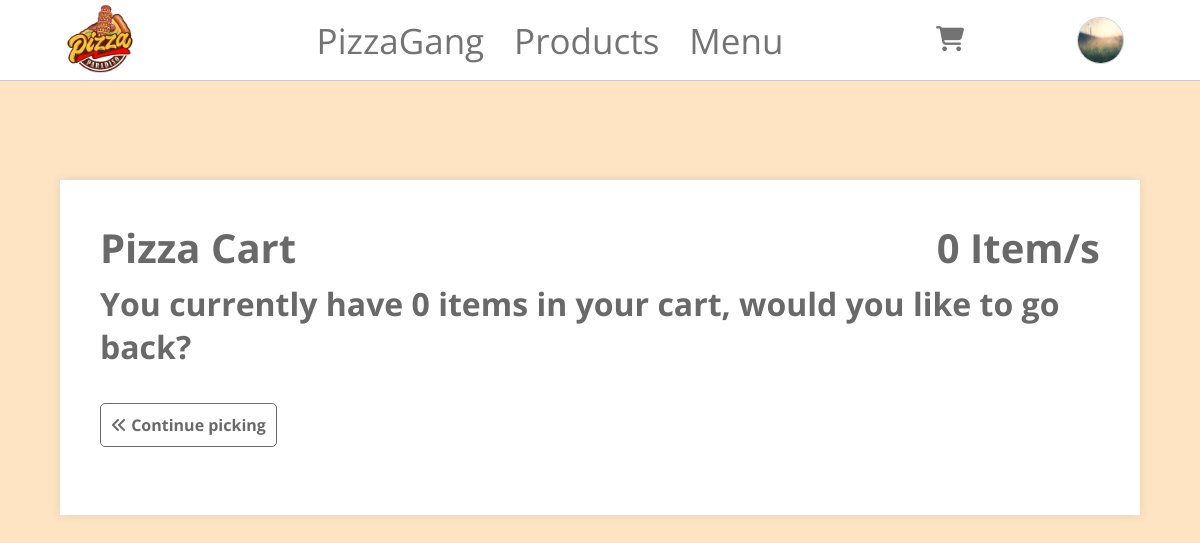
Page /cart/show/ (signed in) on the earlier database version.
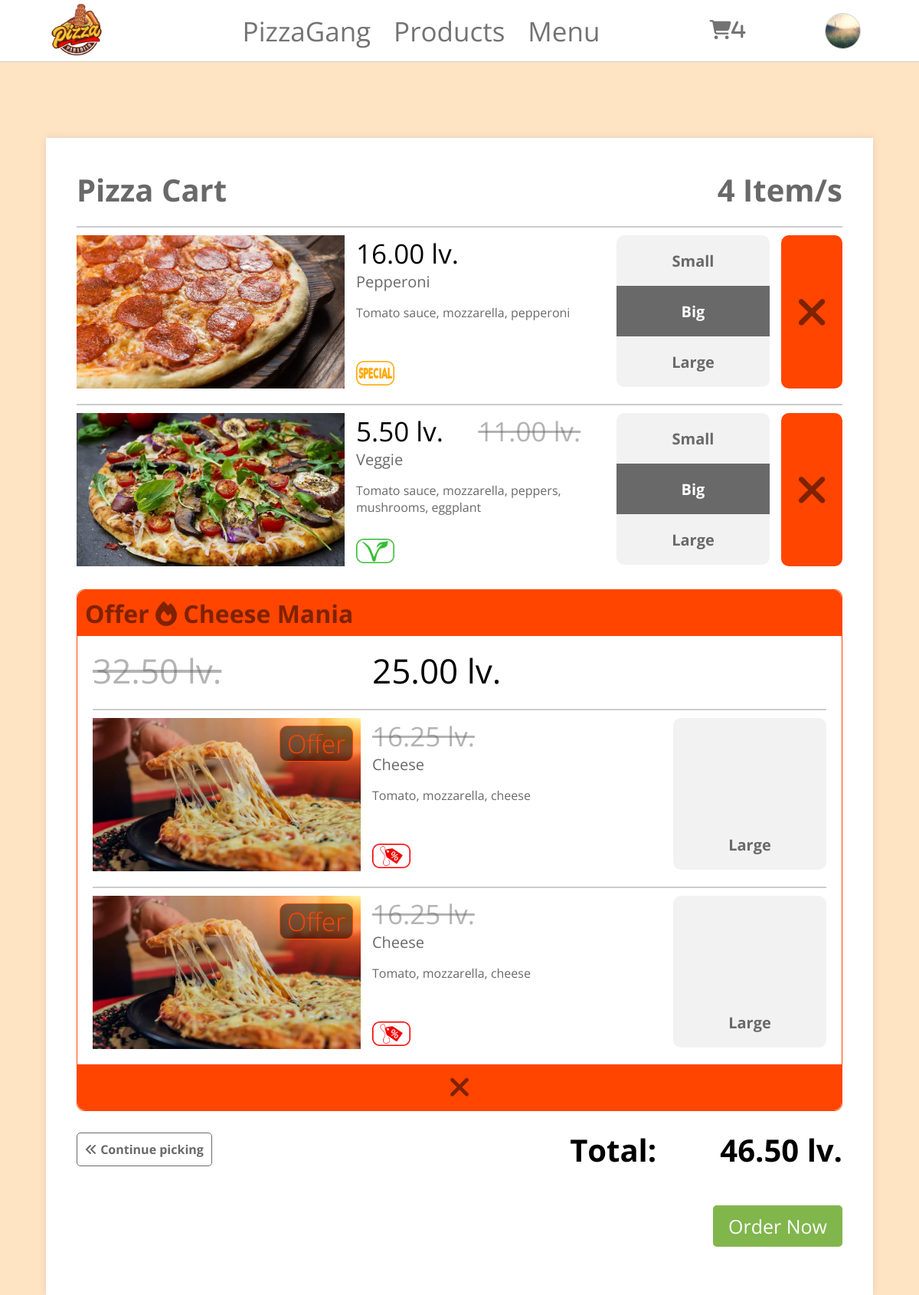
Same page on the later database version.
### PizzaGang/main/models.py (models this page shows, shortened)
class Profile(models.Model):
    user = models.OneToOneField(User, on_delete=models.CASCADE)
    avatar = models.ImageField(upload_to='static/images/avatars/', null=True, blank=True)
    address = models.TextField(null=True, blank=True)
    phone_number = PhoneNumberField(null=True, blank=True)

class CartItem(models.Model):
    pizza = models.ForeignKey(Pizza, on_delete=models.CASCADE)
    quantity = models.IntegerField(default=1)
    cart = models.ForeignKey(Cart, on_delete=models.CASCADE, blank=True, null=True)
    offer = models.ForeignKey('Offer', on_delete=models.CASCADE, blank=True, null=True)
    final_price = models.FloatField(validators=[validate_positive], default=0.00)
    is_small = models.BooleanField(default=False)
    is_big = models.BooleanField(default=True)
    is_large = models.BooleanField(default=False)
    is_half_price = models.BooleanField(default=False)
    created_at = models.DateTimeField(auto_now_add=True)

class Pizza(models.Model):
    name = models.CharField(max_length=30)
    ingredients = models.TextField()
    image = models.ImageField(upload_to='static/images/pizza/')
    price = models.FloatField(validators=[validate_positive])
    is_special = models.BooleanField(blank=True, null=True)
    is_offer = models.BooleanField(blank=True, null=True)
    is_vege = models.BooleanField(blank=True, null=True)
    discount = models.IntegerField(blank=True, null=True)
    duplication_count = models.IntegerField(default=1)

class OfferItem(models.Model):
    cart = models.ForeignKey(Cart, on_delete=models.CASCADE)
    offer = models.ForeignKey(Offer, on_delete=models.CASCADE)

class Offer(models.Model):
    name = models.CharField(max_length=80, blank=True, null=True)
    image = models.ImageField(upload_to='static/images/offers/', blank=True, null=True)
    total_price = models.FloatField(validators=[validate_positive], default=0.00)
    final_price = models.FloatField(validators=[validate_positive], default=0.00)
    is_active = models.BooleanField(default=False)
    in_progress = models.BooleanField(default=True)

class Cart(models.Model):
    user = models.ForeignKey(User, on_delete=models.CASCADE)
    total_price = models.FloatField(validators=[validate_positive], default=0.00)

### PizzaGang/main/views.py (the view, shortened to what this page needs)
# urls.py: path('show/', ShowCartView, name='show_cart'),
@login_required(login_url=reverse_lazy('sign_in'))
def ShowCartView(request):
    user = request.user
    cart = get_object_or_404(Cart, user=user)
    cart_items = CartItem.objects.filter(cart=cart).order_by('created_at')
    offer_items = OfferItem.objects.filter(cart=cart)
    if cart_items.count() >= 2:
        cart_item = cart_items.order_by('pizza__price')[0]
        if not cart_item.is_half_price:
            cart_item.final_price = cart_item.final_price / 2
            cart_item.is_half_price = True
            cart_item.save()
    cart_total_price = 0
    for item in cart_items:
        cart_total_price += item.final_price
    for item in offer_items:
        cart_total_price += item.offer.final_price
    cart.total_price = cart_total_price
    cart.save()
    context = {
        'cart_items': cart_items,
        'cart_total_price': cart.total_price,
        'offer_items': offer_items
    }
    return render(request, 'cart/show_cart.html', context)

### PizzaGang/main/context_processors.py (called while the page is built)
def get_cart_items_count(request):
    cart_items_count = 0
    if request.user.is_authenticated:
        user = request.user
        cart = Cart.objects.get(user=user)
        pizza_items_count = CartItem.objects.filter(cart=cart).count()
        offer_items_count = 0
        offer_items = OfferItem.objects.filter(cart=cart)
        for offer_item in offer_items:
            offer_items_count += CartItem.objects.filter(offer=offer_item.offer).count()
        cart_items_count = pizza_items_count + offer_items_count
    return {'cart_items_count': cart_items_count, 'current_user': request.user}

### PizzaGang/main/templatetags/custom_filters.py (called while the page is built)
@register.filter
def multiply(value, arg):
    return value * arg

### templates/cart/show_cart.html (shortened to what this page needs)
{% extends 'base/base.html' %}
{% load static %}
{% load custom_filters %}
{% block head %}
    <link rel="stylesheet" href="{% static 'css/show_cart.css' %}">
{% endblock %}
{% block content %}
<div class="cart-main-container">
    <div class="header-cart">
        <h1>Pizza Cart</h1>
        <h1 class="items">{{ cart_items_count }} Item/s</h1>
    </div>
    {% for cart_item in cart_items %}
    <hr>
    <div class="cart-container">
        <div class="pizza-img">
            <img src="{{ cart_item.pizza.image.url }}" alt="pizza-img">
        </div>
        <div class="pizza-info">
            <div class="basic-info">
                <p class="price">
                    {{ cart_item.final_price|floatformat:2 }} lv.
                    {% if cart_item.is_half_price %}
                        &nbsp;&nbsp;&nbsp;&nbsp;<s>{{ cart_item.final_price|multiply:2|floatformat:2 }} lv.</s>
                    {% endif %}
                </p>
                <p class="name">{{ cart_item.pizza.name }}</p>
                <p class="ingres">{{ cart_item.pizza.ingredients }}</p>
            </div>
            <div class="show-cart-filters">
                {% if cart_item.pizza.is_vege %}
                    <img src="{% static 'images/icons/vege.png' %}" alt="pizza-vege-img">
                {% endif %}
                {% if cart_item.pizza.is_special %}
                    <img src="{% static 'images/icons/special.png' %}" alt="pizza-special-img">
                {% endif %}
            </div>
        </div>
        <div class="choose-size">
            <form action="{% url 'select_item_size' cart_item.pk %}" method="post">
                {% if cart_item.is_small %}
                    <button class="small" style="background-color: dimgray; color: white" type="submit" name="small_button">Small</button>
                {% else %}
                    <button class="small" type="submit" name="small_button">Small</button>
                {% endif %}
                {% if cart_item.is_big %}
                    <button style="background-color: dimgray; color: white" type="submit" name="big_button">Big</button>
                {% else %}
                    <button type="submit" name="big_button">Big</button>
                {% endif %}
                {% if cart_item.is_large %}
                    <button class="large" style="background-color: dimgray; color: white" type="submit" name="large_button">Large</button>
                {% else %}
                    <button class="large" type="submit" name="large_button">Large</button>
                {% endif %}
            </form>
        </div>
        <div class="delete-item">
            <form action="{% url 'delete_from_cart' cart_item.pk %}" method="post">
                <button type="submit"><i class="fa-solid fa-xmark"></i></button>
            </form>
        </div>
    </div>
    {% endfor %}
    {% for offer_item in offer_items %}
        <div class="offer-item-container">
            <div class="offer-name-container">
                <h1>Offer <i class="fa-solid fa-fire"></i> {{ offer_item.offer.name|truncatechars:55 }}</h1>
            </div>
            <div class="offer-price-container">
                <p><s>{{ offer_item.offer.total_price|floatformat:2 }} lv.</s></p>
                <p>{{ offer_item.offer.final_price|floatformat:2 }} lv.</p>
            </div>
            {% for cart_item in offer_item.offer.cartitem_set.all %}
                <hr>
                <div class="cart-container" id="no-delete">
                    <div class="pizza-img">
                        <img src="{{ cart_item.pizza.image.url }}" alt="pizza-img">
                        <div class="duplication-container" id="no-dup-offer-container">
                            <p class="offer">Offer</p>
                        </div>
                    </div>
                    <div class="pizza-info">
                        <div class="basic-info">
                            <p class="price">
                                <s>{{ cart_item.final_price|floatformat:2 }} lv.</s>
                            </p>
                            <p class="name">{{ cart_item.pizza.name }}</p>
                            <p class="ingres">{{ cart_item.pizza.ingredients }}</p>
                        </div>
                        <div class="show-cart-filters">
                            {% if cart_item.pizza.is_offer %}
                                <img src="{% static 'images/icons/discount.png' %}" alt="pizza-offer-img">
                            {% endif %}
                        </div>
                    </div>
                    <div class="choose-size">
                        {% if cart_item.is_large %}
                            <button class="small" id="not"></button>
                            <button class="big" id="not"></button>
                            <button class="large" id="not">Large</button>
                        {% endif %}
                    </div>
                </div>
            {% endfor %}
            <div class="offer-item-delete-container">
                <a href="{% url 'delete_offer_item' offer_item.pk %}"><i class="fa-solid fa-xmark"></i></a>
            </div>
        </div>
    {% endfor %}
    {% if cart_items_count == 0 %}
        <div class="show-cart-no-items">
            <h1>You currently have 0 items in your cart, would you like to go back?</h1>
        </div>
    {% endif %}
    <div class="continue-picking-container">
        <a href="{% url 'menu' %}" class="continue-picking"><i class="fa-solid fa-angles-left"></i>&nbsp;Continue picking</a>
        {% if cart_total_price > 0 %}
            <p>Total:&nbsp;&nbsp;&nbsp;&nbsp;&nbsp;&nbsp;&nbsp;&nbsp;{{ cart_total_price|floatformat:2 }} lv.</p>
        {% endif %}
    </div>
    {% if cart_total_price > 0 %}
        <div class="order-container">
            <div>
                <a href="{% url 'create_order' %}">Order Now</a>
            </div>
        </div>
    {% endif %}
</div>
{% endblock %}

### templates/base/base.html (shortened to what this page needs)
{% load static %}
<!DOCTYPE html>
<html lang="en">
<head>
    {% block head %}{% endblock %}
</head>
<body>
<div class="header">
    <div class="logo-container">
        <a href="{% url 'home' %}">
            <img src="{% static 'images/logo.png' %}" alt="logo">
        </a>
    </div>
    <div class="menu-container">
        <div>
            {% if in_about %}
                <a style="color: black; font-weight: bold" href="{% url 'about' %}">PizzaGang</a>
            {% else %}
                <a href="{% url 'about' %}">PizzaGang</a>
            {% endif %}
        </div>
        <div>
            {% if in_products %}
                <a style="color: black; font-weight: bold" href="{% url 'products' %}">Products</a>
            {% else %}
                <a href="{% url 'products' %}">Products</a>
            {% endif %}
        </div>
        <div>
            {% if in_menu %}
                <a style="color: black; font-weight: bold" href="{% url 'menu' %}">Menu</a>
            {% else %}
                <a href="{% url 'menu' %}">Menu</a>
            {% endif %}
        </div>
    </div>
    <div class="cart-container-base">
        {% if current_user.is_authenticated %}
            <a href="{% url 'show_cart' %}">
                {% if cart_items_count > 0 %}
                    <i class="fa-solid fa-cart-shopping fa-bounce">{{ cart_items_count }}</i>
                {% else %}
                    <i class="fa-solid fa-cart-shopping"></i>
                {% endif %}
            </a>
        {% endif %}
    </div>
    <div class="avatar-container">
        {% if current_user.is_authenticated %}
                <a href="{% url 'show_user' current_user.pk %}">
                    <div class="img-selector">
                        {% if current_user.profile.avatar %}
                            <img src="{{ current_user.profile.avatar.url }}" alt="avatar">
                        {% else %}
                            <img src="{% static 'images/avatars/default-avatar.jpg' %}" alt="default-avatar">
                        {% endif %}
                    </div>
                </a>
        {% else %}
            <a class="sign_in" href="{% url 'sign_in' %}">Sign In</a>
        {% endif %}
    </div>
</div>
{% block content %}
{% endblock %}
</body>
</html>

### static/css/show_cart.css (style rules this page uses)
h1 { margin: 0; }
hr { border: 1px solid rgba(0, 0, 0, 0.2); margin-top: 20px; margin-bottom: 10px; }
.cart-main-container { background-color: white; padding: 40px; width: 1000px; margin-right: auto; margin-left: auto; margin-top: 100px; box-shadow: 0 0 10px rgba(0, 0, 0, 0.1); }
.header-cart { position: relative; height: 55px; display: flex; align-content: center; }
.header-cart .items { position: absolute; right: 0; }
.header-cart h1 { color: dimgray; font-size: 40px; }
.cart-container { height: 200px; display: grid; grid-template-columns: 350px 1fr 200px 80px; column-gap: 15px; }
.cart-container .pizza-img img { height: 200px; width: 350px; object-fit: cover; }
.cart-container .pizza-img { position: relative; }
.cart-container .duplication-container { position: absolute; top: 10px; right: 10px; border-radius: 100%; border: 1px solid orangered; background-color: rgba(0, 0, 0, 0.5); height: 50px; width: 50px; display: flex; align-items: center; justify-content: center; }
.duplication-container p { margin: 0; font-size: 40px; font-weight: bolder; color: orangered; }
.cart-container .pizza-info { display: grid; grid-template-rows: 160px 40px; }
.basic-info .price { font-size: 35px; margin: 0; }
.price s { color: rgba(105, 105, 105, 0.5); }
.basic-info .name { color: dimgray; margin: 0; font-size: 20px; }
.basic-info .ingres { color: dimgray; margin: 16px 0 0 0; }
.cart-container .show-cart-filters { display: flex; align-items: center; column-gap: 5px; }
.cart-container .show-cart-filters img { width: 50px; }
.choose-size { height: 200px; }
.choose-size button { cursor: pointer; height: 66px; width: 100%; display: block; border: 0; font-size: 20px; font-weight: bold; color: dimgray; background-color: rgba(128, 128, 128, 0.1); transition: font-size 0.2s; }
.choose-size .small { border-radius: 10px 10px 0 0; }
.choose-size .large { border-radius: 0 0 10px 10px; }
.delete-item { position: relative; height: 200px; }
.delete-item button { cursor: pointer; position: absolute; top: 0; bottom: 0; left: 0; right: 0; border: 0; font-weight: bold; font-size: 70px; background-color: orangered; border-radius: 10px; display: flex; align-items: center; justify-content: center; }
.delete-item button i { font-size: 55px; opacity: 0.5; }
.continue-picking-container { position: relative; height: 100px; display: flex; align-items: center; }
.continue-picking { color: dimgray; font-weight: bold; text-decoration: none; padding: 10px; border-radius: 5px; border: 1px solid dimgray; }
.continue-picking-container p { margin: 0; position: absolute; right: 0; font-size: 40px; font-weight: bold; }
.order-container { position: relative; height: 100px; display: flex; align-items: center; }
.order-container div { position: absolute; right: 0; }
.order-container a { margin: 0; text-decoration: none; color: white; font-size: 25px; padding: 10px 20px 10px 20px; border-radius: 5px; background-color: rgb(129, 182, 76); }
.offer-item-container { margin-top: 30px; position: relative; padding: 75px 20px 80px 20px; border: 1px solid orangered; border-radius: 10px; }
#no-delete { grid-template-columns: 350px 1fr 200px; }
#no-dup-offer-container { height: auto; width: auto; border-radius: 10px; color: orangered; }
#no-dup-offer-container .offer { font-weight: lighter; font-size: 33px; padding: 0 9px 0 9px; }
.offer-price-container { display: grid; grid-template-columns: 350px 1fr; column-gap: 15px; }
.offer-price-container p, .offer-price-container s { font-size: 44px; margin: 0; display: flex; align-items: center; }
.offer-price-container s { color: rgba(105, 105, 105, 0.5); }
.offer-item-delete-container { position: absolute; bottom: 0; left: 0; right: 0; height: 60px; background-color: orangered; border-radius: 0 0 10px 10px; }
.offer-item-delete-container a { height: 100%; width: 100%; font-size: 38px; color: rgba(0, 0, 0, 0.5); display: flex; align-items: center; justify-content: center; text-decoration: none; }
.offer-name-container { position: absolute; top: 0; left: 0; right: 0; height: 60px; background-color: orangered; display: flex; align-items: center; border-radius: 10px 10px 0 0; color: rgba(0, 0, 0, 0.5); padding-left: 10px; }

Differences in the rows shown:
added CartItem: pizza.image (picture), final_price "16.00", pizza.name "Pepperoni", pizza.ingredients "Tomato sauce, mozzarella, pepperoni", is_small "Small", is_big "Big", is_large "Large", shown under "4 Item/s"
added CartItem: pizza.image (picture), final_price "5.50", final_price|multiply "11.00", pizza.name "Veggie", pizza.ingredients "Tomato sauce, mozzarella, peppers, mushrooms, eggplant", is_small "Small", is_big "Big", is_large "Large", shown under "4 Item/s"
added OfferItem: offer.name "Cheese Mania", offer.total_price "32.50", offer.final_price "25.00"
now on this page (row unchanged): CartItem: pizza.image (picture), final_price "16.25", pizza.name "Cheese", pizza.ingredients "Tomato, mozzarella, cheese", is_large True (drawn), shown under "Cheese Mania"
now on this page (row unchanged): CartItem: pizza.image (picture), final_price "16.25", pizza.name "Cheese", pizza.ingredients "Tomato, mozzarella, cheese", is_large True (drawn), shown under "Cheese Mania"
now on this page (row edited): Cart: total_price "46.50"
changed Cart: total_price 20 → 46.5 (drawn)
Other differences:
{{ cart_items_count }}: (not shown) → "4"
{{ cart_items_count }}: "0" → "4"
text no longer shown: "You currently have 0 items in your cart, would you like to go back?"
text now shown: "Total: lv. Order Now"
